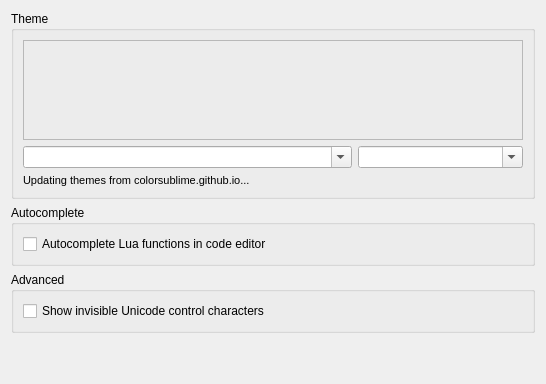
     <widget class="QWidget" name="tab_codeEditor">
      <attribute name="title">
       <string>Editor</string>
      </attribute>
      <layout class="QVBoxLayout" name="verticalLayout_tab_codeEditor">
       <item>
        <widget class="QGroupBox" name="groupbox_codeEditorThemeSelection">
         <property name="title">
          <string>Theme</string>
         </property>
         <layout class="QGridLayout" name="gridLayout_groupbox_codeEditorThemeSelection" columnstretch="2,1">
          <item row="0" column="0" colspan="2">
           <widget class="QFrame" name="frame_edbeePreviewWidget">
            <property name="minimumSize">
             <size>
              <width>500</width>
              <height>100</height>
             </size>
            </property>
            <property name="frameShape">
             <enum>QFrame::StyledPanel</enum>
            </property>
            <property name="frameShadow">
             <enum>QFrame::Raised</enum>
            </property>
            <layout class="QVBoxLayout" name="verticalLayout_frame_edbeePreviewWidget">
             <property name="spacing">
              <number>0</number>
             </property>
             <property name="leftMargin">
              <number>0</number>
             </property>
             <property name="topMargin">
              <number>0</number>
             </property>
             <property name="rightMargin">
              <number>0</number>
             </property>
             <property name="bottomMargin">
              <number>0</number>
             </property>
             <item>
              <widget class="edbee::TextEditorWidget" name="edbeePreviewWidget" native="true">
               <property name="font">
                <font/>
               </property>
              </widget>
             </item>
            </layout>
           </widget>
          </item>
          <item row="1" column="0">
           <widget class="QComboBox" name="code_editor_theme_selection_combobox">
            <property name="editable">
             <bool>true</bool>
            </property>
           </widget>
          </item>
          <item row="1" column="1">
           <widget class="QComboBox" name="script_preview_combobox">
            <property name="editable">
             <bool>true</bool>
            </property>
            <property name="sizeAdjustPolicy">
             <enum>QComboBox::AdjustToContents</enum>
            </property>
           </widget>
          </item>
          <item row="2" column="0" colspan="2">
           <widget class="QLabel" name="theme_download_label">
            <property name="font">
             <font>
              <pointsize>8</pointsize>
             </font>
            </property>
            <property name="text">
             <string>Updating themes from colorsublime.github.io...</string>
            </property>
           </widget>
          </item>
         </layout>
        </widget>
       </item>
       <item>
        <widget class="QGroupBox" name="groupBox_autoComplete">
         <property name="title">
          <string>Autocomplete</string>
         </property>
         <layout class="QVBoxLayout" name="verticalLayout_groupBox_autoComplete">
          <item>
           <widget class="QCheckBox" name="checkBox_autocompleteLuaCode">
            <property name="text">
             <string>Autocomplete Lua functions in code editor</string>
            </property>
           </widget>
          </item>
         </layout>
        </widget>
       </item>
       <item>
        <widget class="QGroupBox" name="groupBox_advancedEditor">
         <property name="title">
          <string>Advanced</string>
         </property>
         <layout class="QVBoxLayout" name="verticalLayout_groupBox_advancedEditor">
          <item>
           <widget class="QCheckBox" name="checkBox_showBidi">
            <property name="toolTip">
             <string>Shows bidirection Unicode characters which can be used to change the meaning of source code while remaining invisible to the eye</string>
            </property>
            <property name="text">
             <string>Show invisible Unicode control characters</string>
            </property>
           </widget>
          </item>
         </layout>
        </widget>
       </item>
       <item>
        <spacer name="verticalSpacer_codeEditor">
         <property name="orientation">
          <enum>Qt::Vertical</enum>
         </property>
         <property name="sizeHint" stdset="0">
          <size>
           <width>20</width>
           <height>40</height>
          </size>
         </property>
        </spacer>
       </item>
      </layout>
     </widget>
